Frame 1 (no input): blank canvas, image omitted
Frame 60 (the mouse pressed at the canvas centre just before this capture): blank canvas, image omitted
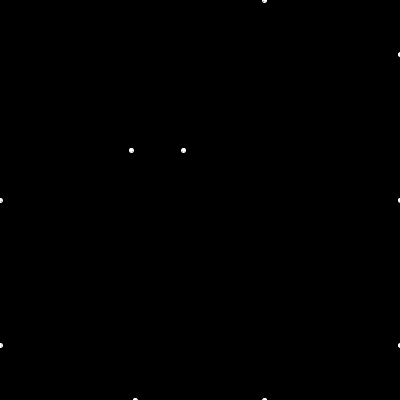
Frame 120 (the mouse held since frame 60 and released just before this capture)

The Processing sketch whose frames 1 and 60 were blank and that drew this single picture after the mouse press (run headless with seeded random() and noise(); from frame 60 on, the mouse is pressed at the canvas centre):

// Processing sketch: sketch_2DRayCast
// ── sketch_2DRayCast.pde


ArrayList<Boundary> boundaries;

Rectangle rect;
Rectangle outsideWall;
Particle particle;

ArrayList<int[]> positions;

void setup() {
  size(400, 400);

  positions = new ArrayList<int[]>();
  for (int i = 0; i < width; i++) {
    for (int j = 0; j < height; j++) {
      int[] pos = {i, j};
      positions.add(pos);
    }
  }

  boundaries = new ArrayList<Boundary>();
  outsideWall = new Rectangle(0, 0, width, height); 
  rect = new Rectangle(100, 150, 200, 200);
  particle = new Particle(10);
}

void draw() {
  background(0);

  for (Boundary bound : boundaries) {
     //bound.show();
  }

  particle.update(mouseX, mouseY);
  particle.look(boundaries);
  particle.show();
}

// ── Boundary.pde
class Boundary {
  
  PVector a, b;
  
  Boundary(float x1, float y1, float x2, float y2) {
    a = new PVector(x1, y1);
    b = new PVector(x2, y2);
  }
  
  void show() {
    stroke(255);
    line(a.x, a.y, b.x, b.y);
  }
}

// ── Particle.pde
class Particle {

  PVector pos;
  Ray[] rays;

  Particle(int amountOfRays) {
    pos = new PVector(width/2, height/2);
    rays = new Ray[amountOfRays];
    for (int i = 0; i < amountOfRays; i++) {
      rays[i] = new Ray(pos, radians((float(i) / float(amountOfRays)) * 360f));
    }
  }

  void look(ArrayList<Boundary> bounds) {
    fill(255);
    for (Ray ray : rays) {
      float record = sqrt((width*width) + (height*height));
      PVector closest = null;
      for (Boundary bound : bounds) {
        PVector point = ray.cast(bound);
        if (point != null) {
          float distance = PVector.dist(pos, point);
          if (distance < record) {
            record = distance;
            closest = point;
          }
          record = min(distance, record);
        }
      }
      if (closest != null) {
        stroke(255);
        //line(pos.x, pos.y, closest.x, closest.y);
        ellipse(closest.x, closest.y, 4, 4);
      }
    }
  }

  void update(int x, int y) {
    pos.x = x;
    pos.y = y;
  }

  void show() {
    fill(255);
    //ellipse(pos.x, pos.y, 16, 16);
    for (Ray ray : rays) {
      //ray.show();
    }
  }
}

// ── Ray.pde
class Ray {

  PVector pos, dir;

  Ray(PVector position, float direction) {
    pos = position;
    dir = PVector.fromAngle(direction);
  }

  void lookAt(float x, float y) {
    dir.x = x - pos.x;
    dir.y = y - pos.y;
    dir.normalize();
  }

  void show() {
    stroke(255);
    push();
    translate(pos.x, pos.y);
    line(0, 0, dir.x * 10, dir.y * 10);
    pop();
  }

  PVector cast(Boundary bound) {
    float x1 = bound.a.x;
    float y1 = bound.a.y;
    float x2 = bound.b.x;
    float y2 = bound.b.y;

    float x3 = pos.x;
    float y3 = pos.y;
    float x4 = pos.x + dir.x;
    float y4 = pos.y + dir.y;

    float den = (x1 - x2) * (y3 - y4) - (y1 - y2) * (x3 - x4);
    if (den == 0) {
      return null;
    }

    float t = ((x1 - x3) * (y3 - y4) - (y1 - y3) * (x3 - x4)) / den;
    float u = - ((x1 - x2) * (y1 - y3) - (y1 - y2) * (x1 - x3)) / den;

    if (t > 0 && t < 1 && u > 0) {
      PVector point = new PVector();
      point.x = x1 + t * (x2 - x1);
      point.y = y1 + t * (y2 - y1);
      return point;
    } else {
      return null;
    }
  }
}

// ── Rectangle.pde
class Rectangle {

  Boundary[] bounds;

  Rectangle(float x1, float y1, float x2, float y2) {
    bounds = new Boundary[4];
    bounds[0] = new Boundary(x1, y1, x2, y1);
    bounds[1] = new Boundary(x2, y1, x2, y2);
    bounds[2] = new Boundary(x2, y2, x1, y2);
    bounds[3] = new Boundary(x1, y2, x1, y1);
    for(Boundary bound : bounds) {
      boundaries.add(bound);
    }
  }
}
